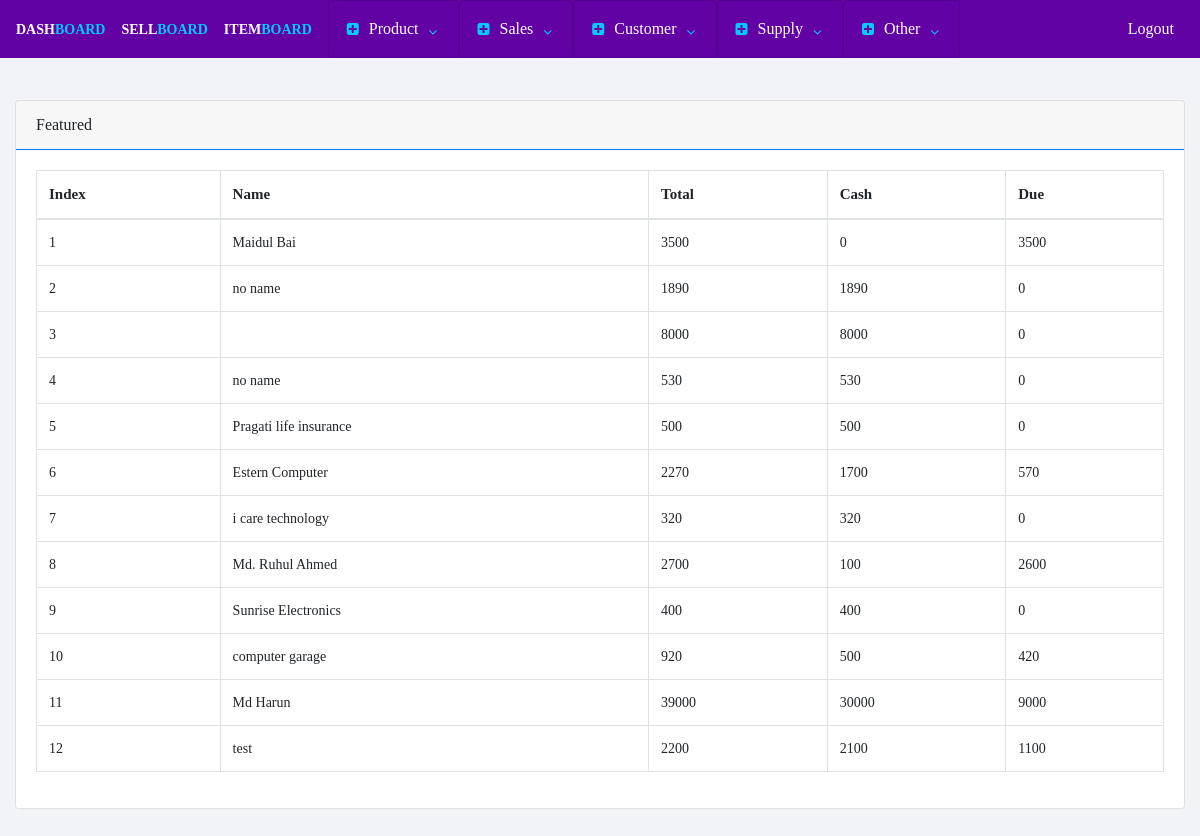
Page /index.php/customer/customeramount on the committed database.
### tables this page shows
CREATE TABLE `customercash` (
  `id` int(11) NOT NULL,
  `customerId` int(11) NOT NULL,
  `total` bigint(20) NOT NULL,
  `cash` bigint(20) NOT NULL,
  `due` bigint(20) NOT NULL
);

CREATE TABLE `customer` (
  `id` int(11) NOT NULL,
  `name` varchar(50) NOT NULL,
  `mobile` varchar(50) NOT NULL,
  `address` text NOT NULL
);

### application/controllers/Customer.php (called while the page is built, shortened)
<?php
class  Customer extends CI_Controller {
    public function __construct()
    {
		$this->load->model('CustomerModel', 'custom');
	}
		public function customeramount(){
			$this->db->select('*');
			$this->db->from('customercash');
			$this->db->join('customer', 'customer.id = customercash.customerId');
		    $query = $this->db->get();
			$data['amount']= $query->result();
				$data['header']=$this->load->view('common/header','',true);
				$data['footer']=$this->load->view('common/footer','',true);
		$this->load->view('customer/amount.php',$data);
		}
    }

### index.php (called while the page is built, shortened)
<?php
require_once BASEPATH.'core/CodeIgniter.php';

### application/views/customer/amount.php (the view)
<?php echo $header;?>
	<div class="container-fluid">
		<div class="row">
			<div class="col-lg-12">
				<div class="card ">
					<div class="card-header border-primary">
						<span>Featured</span>
					</div>
					<div class="card-body ">
						<table class="table table-bordered">
							<thead>
								<tr>
								<th scope="col">Index</th>
								<th scope="col">Name</th>
                                <th scope="col">Total</th>
                                <th scope="col">Cash</th>
								<th scope="col">Due</th>
								</tr>
							</thead>
							<tbody>
                                <?php
                                $i=1;
								foreach($amount as $value){
                                    $due=$value->due;
                                    $name=$value->name;
                                    $cash=$value->cash;
                                    $total=$value->total
								?>
								<tr>
									<td><?php echo $i++;?></td>
                                    <td><?php echo $name;?></td>
                                    <td><?php echo $total;?></td>
                                    <td><?php echo $cash;?></td>
                                    <td><?php echo $due;?></td>
								</tr>
								<?php } ?>
							</tbody>
						</table>
					</div>
				</div>
			</div>
		</div>
	</div>
<?php echo $footer;?>

### template/assets/css/style.css (style rules this page uses)
html, body { height: 100%; }
body { background:#F2F3F8; font-family: raleway; font-size: 16px ; }
thead tr th { font-size: 15px !important; }
tbody tr td { font-size: 14px; }

### rows in the picture
customercash: customerId.name "Maidul Bai", total "3500", cash "0", due "3500"
customercash: customerId.name "no name", total "1890", cash "1890", due "0"
customercash: total "8000", cash "8000", due "0"
customercash: customerId.name "no name", total "530", cash "530", due "0"
customercash: customerId.name "Pragati life insurance", total "500", cash "500", due "0"
customercash: customerId.name "Estern Computer", total "2270", cash "1700", due "570"
customercash: customerId.name "i care technology", total "320", cash "320", due "0"
customercash: customerId.name "Md. Ruhul Ahmed", total "2700", cash "100", due "2600"
customercash: customerId.name "Sunrise Electronics", total "400", cash "400", due "0"
customercash: customerId.name "computer garage", total "920", cash "500", due "420"
customercash: customerId.name "Md Harun", total "39000", cash "30000", due "9000"
customercash: customerId.name "test", total "2200", cash "2100", due "1100"
